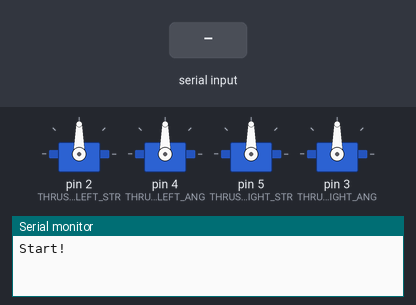
The sketch below on a simulated Arduino Uno, built with avr-gcc and run on an emulated ATmega328P. On the bench: 4 × servo, the last lines printed to the serial monitor. The test bench sets the inputs (shaded band).

Above: at 1.2 s.
1.3 s: "1" received over Serial
At 2.0 s:
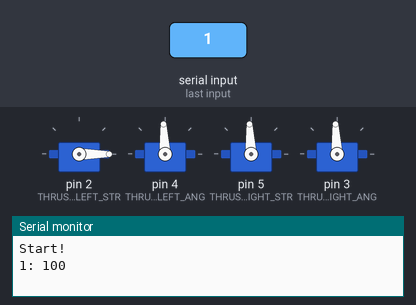
2.8 s: byte 115 ('s') received over Serial
At 3.1 s:
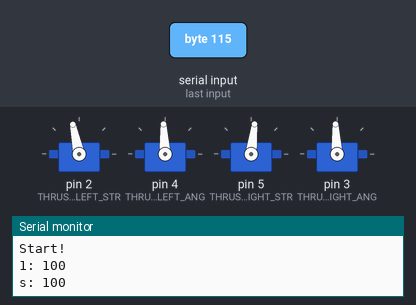
4.3 s: byte 106 ('j') received over Serial
At 5.5 s:
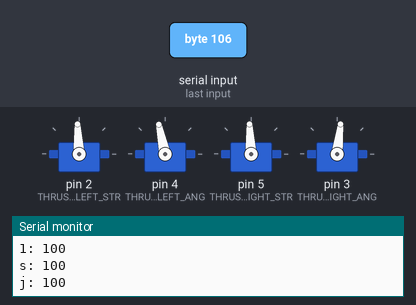
5.8 s: byte 107 ('k') received over Serial
At 6.6 s:
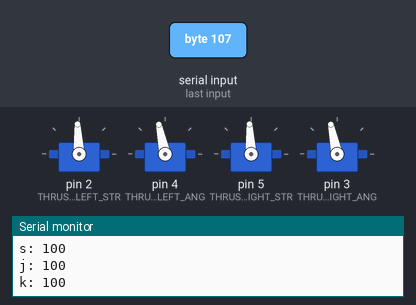
7.3 s: byte 108 ('l') received over Serial
At 7.8 s:
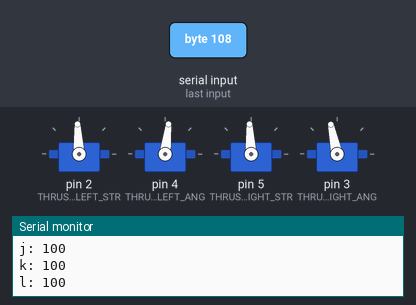
8.8 s: "a" received over Serial
At 10.1 s:
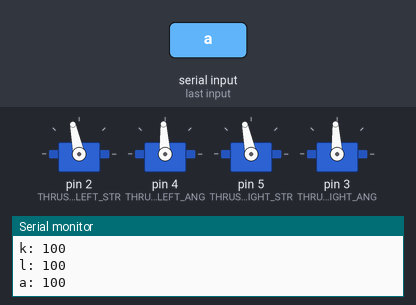
Timing chart, 0 to 11.3 s (numbered marks = the images above; inputs shaded):
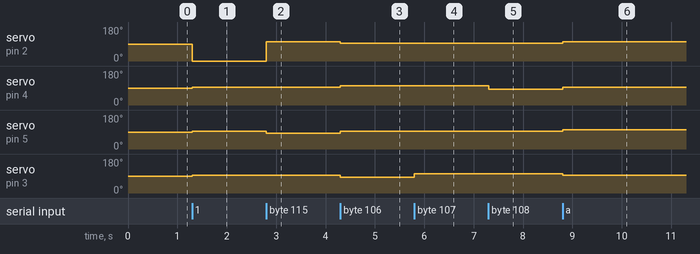

Measured:
- after the input at 1.3 s, servo on pin 2 (THRUSTER_LEFT_STR): 90° → 0° at once; servo on pin 4 (THRUSTER_LEFT_ANG), servo on pin 5 (THRUSTER_RIGHT_STR), servo on pin 3 (THRUSTER_RIGHT_ANG): 90° → 93° at once
- after the input at 2.8 s, servo on pin 2 (THRUSTER_LEFT_STR): 0° → 102° at once; servo on pin 5 (THRUSTER_RIGHT_STR): 93° → 83° at once
- after the input at 4.3 s, servo on pin 2 (THRUSTER_LEFT_STR): 102° → 93° at once; servo on pin 4 (THRUSTER_LEFT_ANG): 93° → 102° at once; servo on pin 5 (THRUSTER_RIGHT_STR): 83° → 93° at once; servo on pin 3 (THRUSTER_RIGHT_ANG): 93° → 83° at once
- after the input at 5.8 s, servo on pin 3 (THRUSTER_RIGHT_ANG): 83° → 102° at once
- after the input at 7.3 s, servo on pin 4 (THRUSTER_LEFT_ANG): 102° → 83° at once
- after the input at 8.8 s, servo on pin 2 (THRUSTER_LEFT_STR), servo on pin 5 (THRUSTER_RIGHT_STR): 93° → 102° at once; servo on pin 4 (THRUSTER_LEFT_ANG): 83° → 93° at once; servo on pin 3 (THRUSTER_RIGHT_ANG): 102° → 93° at once

The sketch:

manualControl.ino
```cpp
#include <Servo.h>

// Define the motor ESC pins
#define THRUSTER_LEFT_STR  2
#define THRUSTER_RIGHT_STR 5
#define THRUSTER_LEFT_ANG  4
#define THRUSTER_RIGHT_ANG 3

Servo TLS; //Thruster on Left pointing Straight
Servo TLA; //Thruster on Left Angled 45
Servo TRS; //Thruster on Right pointing Straight
Servo TRA; //Thruster on Right Angled 45

void writeToMotors(long leftStr, long rtStr, long leftAng, long rtAng)
{
  TLS.writeMicroseconds(leftStr);
  TRS.writeMicroseconds(rtStr);
  TLA.writeMicroseconds(leftAng);
  TRA.writeMicroseconds(rtAng);
}

void setup()
{
  Serial.begin(9600);

  Serial.println("Start!");

  TLS.attach(THRUSTER_LEFT_STR);
  TLA.attach(THRUSTER_LEFT_ANG);
  TRS.attach(THRUSTER_RIGHT_STR);
  TRA.attach(THRUSTER_RIGHT_ANG);
}

int servoVal = 100;

void loop()
{
  char c;
  if (Serial.available())
  {
    c = Serial.read();
    Serial.print(c);
    Serial.print(": ");
    Serial.println(servoVal);
  }

  switch(c)
  {
    //Keys to test individual motors
    case '1': //TLS
      writeToMotors(servoVal,1500,1500,1500);
      break;
    case '2': //TRS
      writeToMotors(1500,servoVal,1500,1500);
      break;
    case '3': //TLA
      writeToMotors(1500,1500,servoVal,1500);
      break;
    case '4': //TRA
      writeToMotors(1500,1500,1500,servoVal);
      break;
    case '9':
      servoVal = servoVal == 500 ? 500 : servoVal + 50;
      break;
    case '8':
      servoVal = servoVal == 0 ? 0 : servoVal - 50;
      break;
    //STOP
    case '0':
      writeToMotors(1500,1500,1500,1500);
      break;

    //Keys to test maneuvers

    case 'a': //Yaw CCW
      writeToMotors(1500 + servoVal,1500 + servoVal,1500,1500);
      break;
    case 'w': //Go forwards
      writeToMotors(1500 - servoVal,1500 + servoVal,1500,1500);
      break;
    case 'd': //Yaw CWk
      writeToMotors(1500 - servoVal,1500 - servoVal,1500,1500);
      break;
    case 's': //Go backwards
      writeToMotors(1500 + servoVal,1500 - servoVal,1500,1500);
      break;
    case 'j': //strafe right
      writeToMotors(1500,1500,1500 + servoVal,1500 - servoVal);
      break;
    case 'k': //descend
      writeToMotors(1500,1500,1500 + servoVal,1500 + servoVal);
      break;
    case 'l': //strafe left
      writeToMotors(1500,1500,1500 - servoVal,1500 + servoVal);
      break;
    case 'i': //asscend
      writeToMotors(1500,1500,1500 - servoVal,1500 - servoVal);
      break;
  }
}
```
